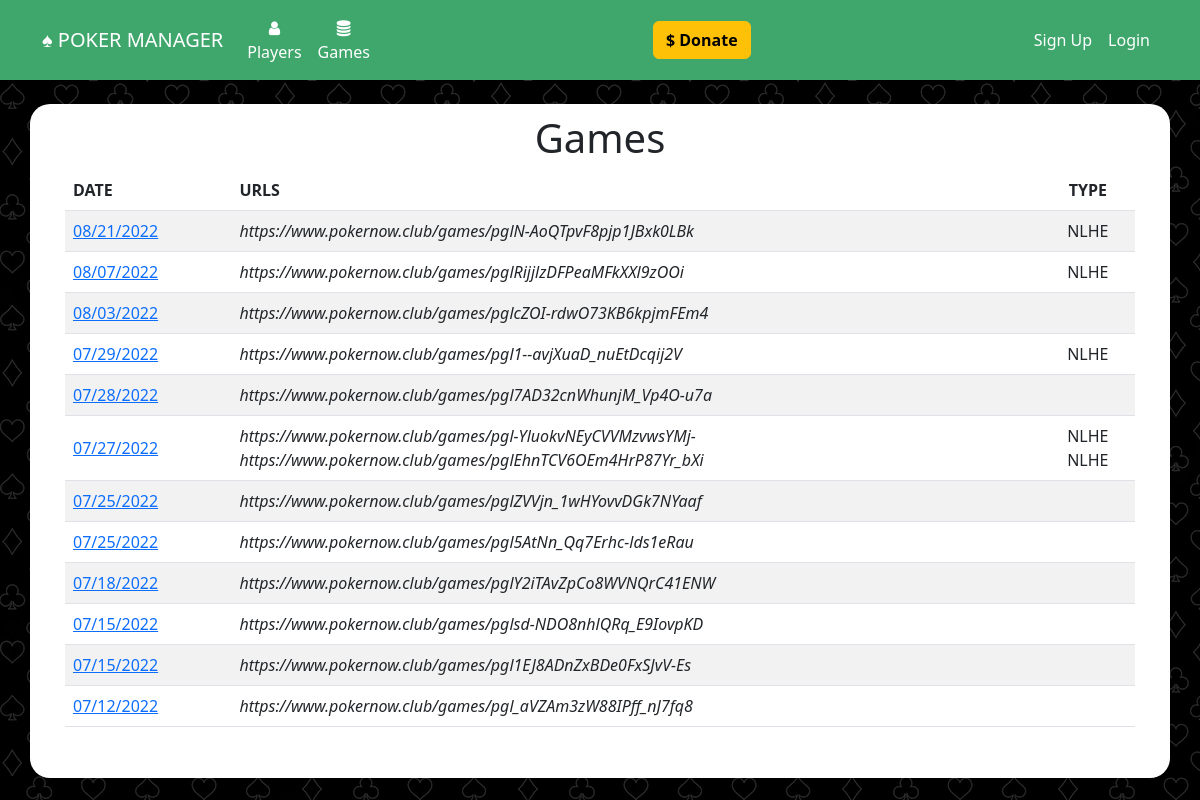
Before: /games with the older database file.
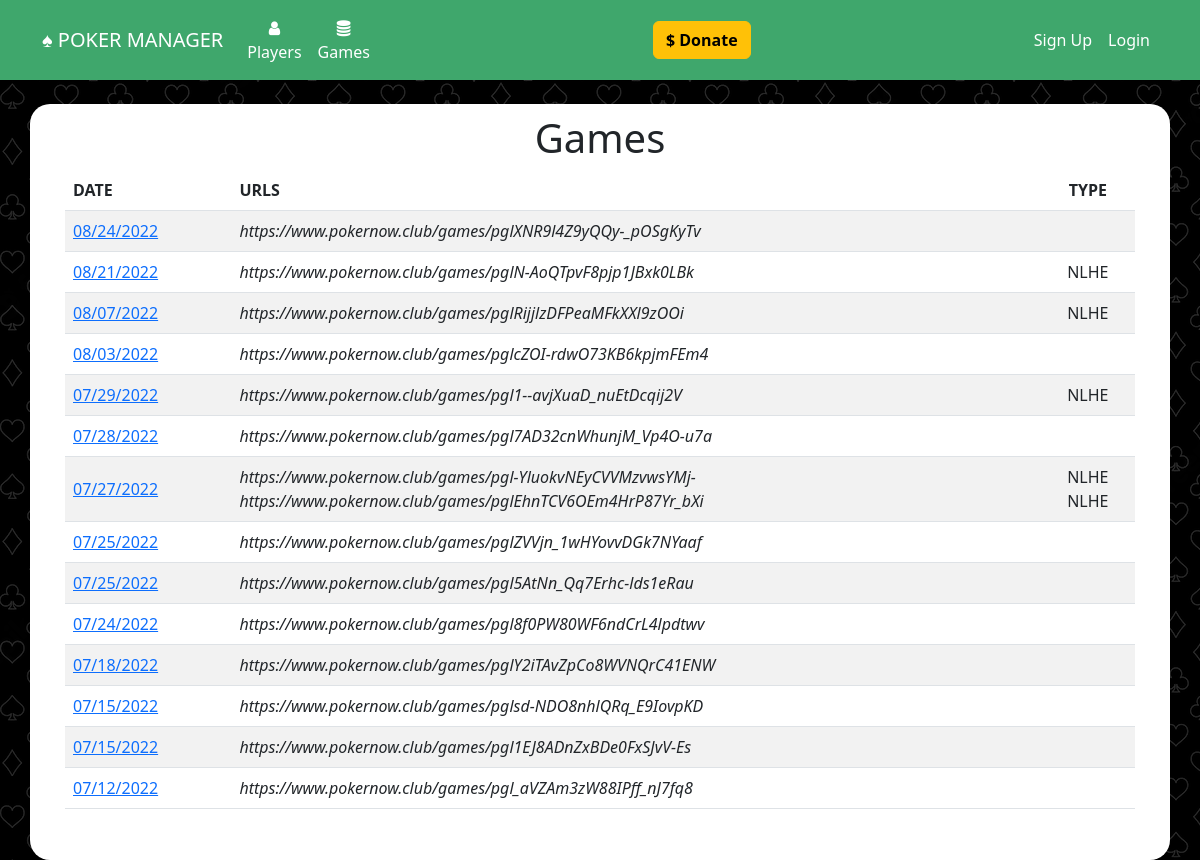
After: the same page with the newer database file.
### website/models.py (models this page shows)
class Game(db.Model):
	id = db.Column(db.Integer, primary_key=True)
	settled = db.Column(db.Boolean, default=False)
	date = db.Column(db.DateTime(timezone=True), default=func.now())
	urls = db.relationship('Url', backref='game')
	payments = db.relationship('Payment', backref='game')
	earnings = db.relationship('Earning', backref='game')
	buyins = db.Column(db.Integer)
	behaviors = db.relationship('Behavior', backref='game')

class Url(db.Model):
	id = db.Column(db.Integer, primary_key=True)
	url =  db.Column(db.String(300), unique=True)
	game_id = db.Column(db.Integer, db.ForeignKey('game.id'))
	imported = db.Column(db.Boolean, default=False)
	behaviors = db.relationship('Behavior', backref='url')
	game_type = db.Column(db.String(20))
	small_blind = db.Column(db.Integer)
	big_blind = db.Column(db.Integer)

### website/views.py (the view)
@views.route('/games', methods=['GET','POST'])
def games():
	games = Game.query.order_by(Game.date.desc()).all()
	urls = {}
	for game in games:
		for url in game.urls:
			if game.id in urls.keys():
				if url.imported == False:
					urls[game.id] = url.imported
			else:
				urls[game.id] = url.imported
	return render_template("games.html", user=current_user, games=games, imported=urls)

### website/templates/games.html (shortened to what this page needs)
{% extends "base.html" %}
{% block content %}
<h1 align="center">Games</h1>
<table class="table table-striped">
	<thead>
	  <tr>
		<th scope="col">DATE</th>
		<th scope="col">URLS</th>
		<th scope="col" style="text-align:center">TYPE</th>
	  </tr>
	</thead>
	<tbody>
	{% for game in games %}
		<tr>
			<td style="vertical-align: middle;"><a href="{{url_for('views.payout', game_id=game.id)}}" >{{ game.date.strftime("%m/%d/%Y") }}</a></td>
			<td style="vertical-align: middle;">
				{% for url in game.urls %}
				<i>{{url.url}}</i><br/>
				{% endfor %}
			</td>
			<td align="center" style="vertical-align: middle;">
				{% for url in game.urls %}
				{% if url.game_type %}
				{{ url.game_type}}{% if not loop.last %}<br/>{% endif %}
				{% endif %}
				{% endfor %}
			</td>
		</tr>
	{% endfor %}
</tbody>
</table>
{% endblock %}

### website/templates/base.html (shortened to what this page needs)
<!DOCTYPE html>
<html>
    <head>
<link href="https://cdn.jsdelivr.net/npm/bootstrap@5.2.0-beta1/dist/css/bootstrap.min.css" rel="stylesheet">
    <link
      rel="stylesheet"
      href="https://stackpath.bootstrapcdn.com/font-awesome/4.7.0/css/font-awesome.min.css"
    />
    <link
      rel="stylesheet"
      href="static/style.css"
    />
    </head>
    <body class="body">
        <nav class="navbar navbar-expand-lg navbar-dark" style="background-color: #3fa76c;">
            <div class="container-fluid" style="max-width: 1140px;margin-right:auto;margin-left:auto">
                <a class="navbar-brand" href="/">&spades; POKER MANAGER</a>
                <div class="collapse navbar-collapse justify-content-start" id="mainNavbar">
                    <div class="navbar-nav">
                        <ul class="navbar-nav me-auto mb-2 mb-lg-0">
                            <li class="nav-item" align="center"><a class="nav-link" id="nav-players" href="/players"><i class="fa fa-user" aria-hidden="true"></i><br/>Players</a></li>
                            <li class="nav-item" align="center"><a class="nav-link" id="nav-import-game" href="/games"><i class="fa fa-database" aria-hidden="true"></i><Br/>Games</a></li>
                        </ul>
                    </div>
                    <div class="navbar-nav ml-auto" style="margin-left: auto">
                       <a href="https://account.venmo.com/u/MattMuoio" target="_blank" class="btn btn-warning"><b>$ Donate</b></a>
                    </div>
                    <div class="navbar-nav ml-auto" style="margin-left: auto">
                        <ul class="navbar-nav me-auto mb-2 mb-lg-0">
                            {% if user and  user.is_authenticated %}
                            <div class="dropdown">
                                <button class="btn btn-light dropdown-toggle" type="button" data-bs-toggle="dropdown" aria-expanded="false">
                                {{user.first_name}} {{user.last_name}}
                                </button>
                                <ul class="dropdown-menu dropdown-menu-lg-end">
                                    <li><a class="dropdown-item" href="/edit_user">Edit Profile</a></li>
                                    {% if user and  user.is_authenticated and user.admin %}
                                    <li><a class="dropdown-item" href="/manage_users">Manage Subs</a></li>
                                    {% endif %}
                                    <li><a class="dropdown-item" id="nav-logout" href="/logout">Logout</a></li>
                                </ul>
                            </div>
                            {% else %}
                            <ul class="navbar-nav me-auto mb-2 mb-lg-0">
                                <li class="nav-item"><a class="nav-link" id="nav-signUp" href="/sign-up">Sign Up</a></li>
                                <li class="nav-item"><a class="nav-link" id="nav-login" href="/login">Login</a></li>
                            </ul>
                            {% endif %}
                        </ul>
                    </div>
                </div>
            </div>
        </nav>
        <br/>
        <div class="container h-100 body_container" style="max-width:1140px; background-color: #fff;">
            {% block content %}
            {% endblock %}
        </div>
    </body>
</html>

### website/static/style.css (style rules this page uses)
.body { height: 100%; background-image: url('card_suits4.png'); }
.body_container { border-radius: 20px; padding: 10px 35px 35px 35px; }
.nav-link { color: #fff; }

Changed rows visible on the page:
added Game: date "08/24/2022"
added Url: url "https://www.pokernow.club/games/pglXNR9l4Z9yQQy-_pOSgKyTv", shown under "08/24/2022"
added Game: date "07/24/2022"
added Url: url "https://www.pokernow.club/games/pgl8f0PW80WF6ndCrL4lpdtwv", shown under "07/24/2022"
